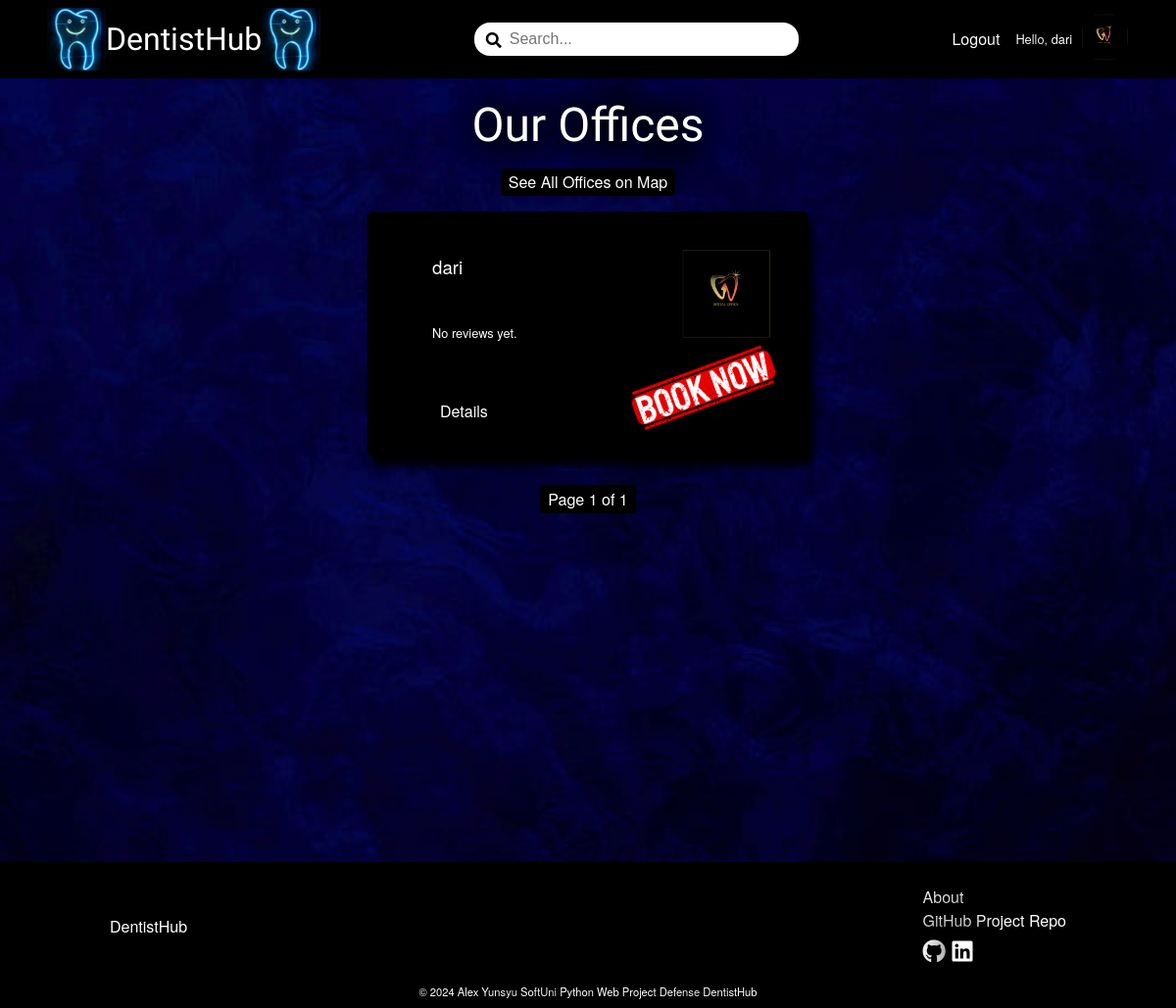
The app's page /dentistsoffice/all/ (signed in) with its own data.
### DentistBook/account/models.py (models this page shows)
class AppUser(AbstractUser):
    MAX_LENGTH_ROLE = 15
    ROLES = (
        ('Client', 'Client'),
        ('Dentistsoffice', 'Dentist'),
    )
    role = models.CharField(
        max_length=MAX_LENGTH_ROLE,
        choices=ROLES,
        blank=True
    )

### DentistBook/dentistsoffice/models.py (models this page shows, shortened)
class DentistsofficeProfile(models.Model):
    MIN_LENGTH_NAME = 2
    MAX_LENGTH_NAME = 50
    MIN_LENGTH_ADDRESS = 5
    MAX_LENGTH_ADDRESS = 50
    MIN_LENGTH_CITY = 2
    MAX_LENGTH_CITY = 50
    MAX_DIGITS_GEOLOCATION = 18
    DECIMAL_PLACES_GEOLOCATION = 15
    MIN_VALUE_GEOLOCATION_LATITUDE = -90
    MAX_VALUE_GEOLOCATION_LATITUDE = 90
    MIN_VALUE_GEOLOCATION_LONGITUDE = -180
    MAX_VALUE_GEOLOCATION_LONGITUDE = 180
    MIN_LENGTH_ABOUT = 10
    MAX_LENGTH_ABOUT = 500
    class Meta:
        verbose_name = 'Dentists office Profile'
    name = models.CharField(
        max_length=MAX_LENGTH_NAME,
        validators=(validators.MinLengthValidator(MIN_LENGTH_NAME),),
        null=False,
        blank=False
    )
    address = models.CharField(
        max_length=MAX_LENGTH_ADDRESS,
        validators=(validators.MinLengthValidator(MIN_LENGTH_ADDRESS),),
        null=False,
        blank=False
    )
    city = models.CharField(
        max_length=MAX_LENGTH_CITY,
        validators=(
            validators.MinLengthValidator(MIN_LENGTH_CITY),
            validate_dentistsoffice_city_name,
        ),
        null=False,
        blank=False
    )
    geolocation_latitude = models.DecimalField(
        max_digits=MAX_DIGITS_GEOLOCATION,
        decimal_places=DECIMAL_PLACES_GEOLOCATION,
        validators=(
            validators.MinValueValidator(MIN_VALUE_GEOLOCATION_LATITUDE),
            validators.MaxValueValidator(MAX_VALUE_GEOLOCATION_LATITUDE)
        ),
        null=True,
        blank=True
        )
    geolocation_longitude = models.DecimalField(
        max_digits=MAX_DIGITS_GEOLOCATION,
        decimal_places=DECIMAL_PLACES_GEOLOCATION,
        validators=(
            validators.MinValueValidator(MIN_VALUE_GEOLOCATION_LONGITUDE),
            validators.MaxValueValidator(MAX_VALUE_GEOLOCATION_LONGITUDE)
        ),
        null=True,
        blank=True
        )
    about = models.TextField(
        max_length=MAX_LENGTH_ABOUT,
        validators=(validators.MinLengthValidator(MIN_LENGTH_ABOUT),),
        null=True,
        blank=True
    )
    dentistsoffice_picture = models.ImageField(
        upload_to='dentistsoffice-profile-pictures',
        validators=(validate_dentistsoffice_picture_file_size,),
        null=True,
        blank=True,
    )
    slug = models.SlugField(
        unique=True
    )
    user = models.OneToOneField(
        UserModel,
        on_delete=models.CASCADE,
        primary_key=True
    )

### DentistBook/dentistsoffice/views.py (the view)
# urls.py: path('all/', DentistsofficeListView.as_view(), name='dentistsoffice-list')
class DentistsofficeListView(views.ListView):
    model = DentistsofficeProfile
    template_name = 'dentistsoffice/dentistsoffices-list.html'
    context_object_name = 'dentistsoffices'
    paginate_by = 6
    def get_queryset(self):
        queryset = super().get_queryset()
        queryset = queryset.annotate(avg_rating=Avg('review__rating'))
        queryset = queryset.annotate(reviews_count=Count('review'))
        return queryset

### DentistBook/common/templatetags/custom_filters.py (called while the page is built)
@register.filter
def get_role(user):
    return user.role if user.is_authenticated else ''

### DentistBook/dentistsoffice/templates/dentistsoffice/dentistsoffices-list.html (shortened to what this page needs)
{% extends 'base.html' %}
{% load static %}
{% block content %}
    <div class="wall-picture-container">
        <div class="main-dentistsoffice-list-container">
        <h1>Our Offices</h1>
        <a href="{% url 'map-page' %}" class="link-button">See All Offices on Map</a>
            <div class="list-container">
                {% for dentistsoffice in dentistsoffices %}
                <div class="dentistsoffice-card">
                    <img src="{% static 'images/vintage_decorative_corner_pattern.png' %}" alt="corner" class="corner-left">
                    <div class="book-now-wrapper">
                        <a href="{% url 'step1-select-dentistsoffice' slug=dentistsoffice.slug %}" class="book-now-link">
                            <img src="{% static 'images/book_now_stamp_2.png' %}" alt="book-now" class="book-now">
                        </a>
                    </div>
                    <div class="dentistsoffice-info">
                        <h3>{{ dentistsoffice.name }}</h3>
                        <div class="card-rating">
                            {% if dentistsoffice.avg_rating %}
                                {% if dentistsoffice.avg_rating >= 1 and dentistsoffice.avg_rating < 1.5 %}
                                    <i class="fas fa-star"></i>
                                    <i class="far fa-star"></i>
                                    <i class="far fa-star"></i>
                                    <i class="far fa-star"></i>
                                    <i class="far fa-star"></i>
                                {% elif dentistsoffice.avg_rating >= 1.5 and dentistsoffice.avg_rating < 2 %}
                                    <i class="fas fa-star"></i>
                                    <i class="fas fa-star-half-alt"></i>
                                    <i class="far fa-star"></i>
                                    <i class="far fa-star"></i>
                                    <i class="far fa-star"></i>
                                {% elif dentistsoffice.avg_rating >= 2 and dentistsoffice.avg_rating < 2.5 %}
                                    <i class="fas fa-star"></i>
                                    <i class="fas fa-star"></i>
                                    <i class="far fa-star"></i>
                                    <i class="far fa-star"></i>
                                    <i class="far fa-star"></i>
                                {% elif dentistsoffice.avg_rating >= 2.5 and dentistsoffice.avg_rating < 3 %}
                                    <i class="fas fa-star"></i>
                                    <i class="fas fa-star"></i>
                                    <i class="fas fa-star-half-alt"></i>
                                    <i class="far fa-star"></i>
                                    <i class="far fa-star"></i>
                                {% elif dentistsoffice.avg_rating >= 3 and dentistsoffice.avg_rating < 3.5 %}
                                    <i class="fas fa-star"></i>
                                    <i class="fas fa-star"></i>
                                    <i class="fas fa-star"></i>
                                    <i class="far fa-star"></i>
                                    <i class="far fa-star"></i>
                                {% elif dentistsoffice.avg_rating >= 3.5 and dentistsoffice.avg_rating < 4 %}
                                    <i class="fas fa-star"></i>
                                    <i class="fas fa-star"></i>
                                    <i class="fas fa-star"></i>
                                    <i class="fas fa-star-half-alt"></i>
                                    <i class="far fa-star"></i>
                                {% elif dentistsoffice.avg_rating >= 4 and dentistsoffice.avg_rating < 4.5 %}
                                    <i class="fas fa-star"></i>
                                    <i class="fas fa-star"></i>
                                    <i class="fas fa-star"></i>
                                    <i class="fas fa-star"></i>
                                    <i class="far fa-star"></i>
                                {% elif dentistsoffice.avg_rating >= 4.5 and dentistsoffice.avg_rating < 5 %}
                                    <i class="fas fa-star"></i>
                                    <i class="fas fa-star"></i>
                                    <i class="fas fa-star"></i>
                                    <i class="fas fa-star"></i>
                                    <i class="fas fa-star-half-alt"></i>
                                {% elif dentistsoffice.avg_rating == 5 %}
                                    <i class="fas fa-star"></i>
                                    <i class="fas fa-star"></i>
                                    <i class="fas fa-star"></i>
                                    <i class="fas fa-star"></i>
                                    <i class="fas fa-star"></i>
                                {% endif %}
                                <a href="{% url 'dentistsoffice-reviews-list' slug=dentistsoffice.slug %}">{{ dentistsoffice.avg_rating|floatformat:1 }} ({{ dentistsoffice.reviews_count }}
                                {% if dentistsoffice.reviews_count == 1 %}
                                    review)
                                {% else %}
                                    reviews)
                                {% endif %}</a>
                            {% else %}
                                <p>No reviews yet.</p>
                            {% endif %}
                        </div>
                        <div>
                            <p><a href="{% url 'dentistsoffice-details' slug=dentistsoffice.slug %}" class="link-button">Details</a></p>
                        </div>
                    </div>
                    <div class="dentistsoffice-profile-picture">
                        {% if dentistsoffice.dentistsoffice_picture %}
                            <img src="{{ dentistsoffice.dentistsoffice_picture.url }}" class="profile-picture-card" alt="dentistsoffice-profile_picture">
                        {% else %}
                            <img src="{% static 'images/dentistsoffice-default-profile-picture.jpg' %}" alt="dentist_default_profile_picture" class="profile-picture-card">
                        {% endif %}
                    </div>
                </div>
            {% endfor %}
            </div>
        <div class="pagination">
            <span class="step-links">
                <span class="current">
                    Page {{ page_obj.number }} of {{ page_obj.paginator.num_pages }}
                </span>
            </span>
        </div>
    </div>
        <img src="{% static 'images/website_photos/white-wall.jpg' %}" alt="white-wall" class="white-wall-picture">
    </div>
{% endblock %}

### templates/header.html (shortened to what this page needs)
{% load custom_filters %}
{% load static %}
<div class="home-logo">
    <a href="{% url 'home-page' %}">
        <img src="{% static 'images/dentistsoffice-pole.jpg' %}" alt="dentistsoffice-pole">
        <span>DentistHub</span>
        <img src="{% static 'images/dentistsoffice-pole.jpg' %}" alt="dentistsoffice-pole">
    </a>
</div>
<div class="search-field">
    <span><i class="fas fa-search"></i></span>
    <input type="text" id="search-input" placeholder="Search...">
</div>
<nav class="header-nav-links">
    <ul role="list">
        {% if not request.user.is_authenticated %}
            <li class="nav-item"><a href="{% url 'register-page' %}">Register</a></li>
            <li class="nav-item"><a href="{% url 'login-page' %}">Login</a></li>
        {% else %}
            <li class="nav-item"><a href="{% url 'logout-page' %}">Logout</a></li>
            {% if request.user|get_role == 'Client' %}
                <li class="nav-item nav-profile">
                    <a href="{% url 'client-details' %}">Hello, {{ request.user }}</a>
                    <a href="{% url 'client-details' %}">
                        {% if request.user.clientprofile.profile_picture %}
                            <img src="{{ request.user.clientprofile.profile_picture.url }}" alt="profile-picture-thumbnail" class="profile-picture-thumbnail">
                        {% else %}
                            <img src="{% static 'images/client-default-profile-picture.jpg' %}" alt="default_profile_picture" class="profile-picture-thumbnail">
                        {% endif %}
                    </a>
                </li>
            {% else %}
                <li class="nav-item nav-profile">
                    <a href="{% url 'dentistsoffice-details' slug=request.user.dentistsofficeprofile.slug %}">Hello, {{ request.user }}</a>
                    <a href="{% url 'dentistsoffice-details' slug=request.user.dentistsofficeprofile.slug %}">
                        {% if request.user.dentistsofficeprofile.dentistsoffice_picture %}
                            <img src="{{ request.user.dentistsofficeprofile.dentistsoffice_picture.url }}" alt="dentistsoffice-profile-picture-thumbnail" class="profile-picture-thumbnail">
                        {% else %}
                            <img src="{% static 'images/dentistsoffice-default-profile-picture.jpg' %}" alt="dentistsoffice-default_profile_picture" class="profile-picture-thumbnail">
                        {% endif %}
                    </a>
                </li>
            {% endif %}
        {% endif %}
    </ul>
</nav>

### static/css/styles.css (style rules this page uses)
:root { --button-brown: #370511; }
*, *::before, *::after { box-sizing: border-box; }
body, h1, h2, h3, h4, h5, h6, p, figure, blockquote, dl, dd { margin: 0; }
h1, h2, h3, h4, h5, h6, b, li, p { color: white; text-shadow: -10px -10px 30px rgba(0, 0, 0, 0.9), 10px -10px 30px rgba(0, 0, 0, 0.9), -10px 10px 30px rgba(0, 0, 0, 0.9), 10px 10px 30px rgba(0, 0, 0, 0.9); }
body { color: white; background-image: url('../images/website_photos/background.jpg'); background-size: cover; background-position: center; background-repeat: no-repeat; }
ul[role='list'], ol[role='list'] { list-style: none; padding: 0; margin: 0; }
a { text-decoration: none; color: inherit; }
body { font-family: 'Helvetica Neue', Arial, sans-serif; line-height: 1.5; height: 100% }
main h1 { font-family: Rye, sans-serif; font-size: 3rem; }
header nav ul { display: flex; flex-direction: row; gap: 1rem; align-items: center; }
header a { color: white; }
.home-logo a { display: flex; flex-direction: row; align-items: center; font-size: 2rem; font-family: Rye, sans-serif; font-weight: 500; }
.home-logo img { width: 60px; }
.search-field { position: relative; width: 30%; }
.search-field span { position: absolute; top: 6px; left: 12px; color: black; z-index: 1; }
.search-field input { padding: 0.5rem 2.25rem; width: 100%; border-radius: 16px; border: none; font-size: 1rem; }
ul { list-style: none; }
a { text-decoration: none; }
.link-button { background: black; color: white; padding: 2px 8px; border-radius: 4px; }
.main-dentistsoffice-list-container { margin: 0.25rem; display: flex; flex-direction: column; justify-content: center; align-items: center; }
.profile-picture-card { width: 100px; border: 2px solid black; border-radius: 6px; }
.profile-picture-thumbnail { width: 50px; height: 50px; object-fit: cover; overflow: hidden; border-radius: 50%; }
.nav-profile { display: flex; flex-direction: row; align-items: center; font-size: 0.8rem; gap: 8px; }
h1, h2, h3, h4, h5, h6 { font-family: 'Helvetica Neue', Arial, sans-serif; font-weight: 500; padding: 0.5rem 0; }
.pagination { margin-top: 1rem; text-align: center; }
.pagination .current { background: black; color: white; border: 2px solid black; border-radius: 4px; padding: 1px 6px; margin: 0 4px; }
.list-container { display: flex; flex-direction: row; flex-wrap: wrap; justify-content: space-evenly; }
.dentistsoffice-card { position: relative; display: flex; flex-direction: row; justify-content: space-between; width: 450px; height: 250px; padding: 2rem; margin: 1rem; border: 2px solid black; border-radius: 6px; background: rgb(0, 0, 0); box-shadow: 5px 10px 8px #000000; }
.corner-left { height: 50%; position: absolute; top: 3px; left: 3px; z-index: 10; transform: rotate(270deg); }
.dentistsoffice-info h3 { position: absolute; top: 2rem; left: 4rem; z-index: 10; }
.dentistsoffice-info div { position: absolute; bottom: 2rem; left: 4rem; z-index: 10; }
.card-rating { position: absolute; font-size: 0.8rem; top: 7rem; left: 4rem; z-index: 10; }
.book-now { width: 170px; z-index: 10; transform: rotate(-20deg); }
.book-now-wrapper { position: absolute; width: 170px; bottom: 20px; right: 30px; }
.book-now-link { position: absolute; bottom: 10px; left: 10px; z-index: 20; }
.wall-picture-container { position: relative; width: 100%; min-height: 100vh; overflow: hidden; }
.white-wall-picture { position: absolute; top: 0; left: 0; width: 100%; object-fit: cover; z-index: -1; }

### records on screen
AppUser: user "dari"
DentistsofficeProfile: name "dari", shows "No reviews yet."

### other values on screen
{{ page_obj.number }} "1"
{{ page_obj.paginator.num_pages }} "1"
